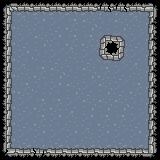

Tiled map render using the project's own tile images. Description and the whole map definition, tile-layer contents included, below:
An orthogonal 10x10 tile map with 16x16 px tiles, 1 tile layer (Tile Layer 1) and 5 objects.

<map version="1.8" tiledversion="1.8.5" orientation="orthogonal" renderorder="right-down" width="10" height="10" tilewidth="16" tileheight="16" infinite="0" nextlayerid="6" nextobjectid="19">
 <tileset firstgid="1" source="Master Tileset.tsx" />
 <layer id="1" name="Tile Layer 1" width="10" height="10">
  <data encoding="csv">
69,3221225606,3221225606,3221225606,3221225606,3221225606,70,70,3221225606,71,
101,105,138,73,137,106,74,106,105,103,
101,73,106,138,137,137,76,2684354636,73,103,
101,138,74,73,105,73,1610612812,3221225548,73,103,
101,105,137,106,74,106,137,73,105,103,
101,137,74,138,106,73,106,73,137,103,
101,73,137,137,73,106,106,106,74,103,
101,73,137,138,105,138,137,137,73,103,
101,73,138,73,138,105,138,73,138,103,
133,134,3221225542,134,134,134,134,134,134,135
</data>
 </layer>
 <objectgroup id="5" name="Obstacles">
  <object id="14" x="0" y="0" width="160" height="11" />
  <object id="15" x="148" y="10.75" width="12" height="149.5" />
  <object id="16" x="0" y="148" width="148" height="12" />
  <object id="17" x="0" y="11" width="11" height="137" />
  <object id="18" x="100.25" y="35.5" width="23" height="24" />
 </objectgroup>
</map>